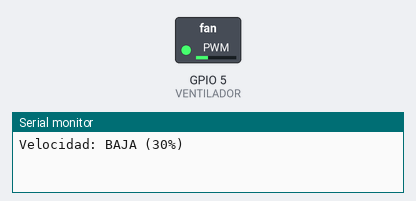
This sketch was run on a simulated ESP32. Shown: switched loads named in the sketch (green lamp = pin HIGH), the last lines printed to the serial monitor.

Above: at 0.05 s.
At 4.5 s:
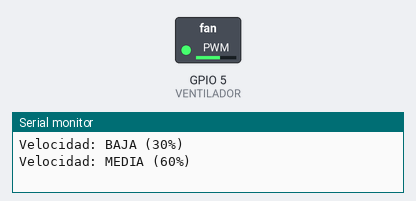
At 9.0 s:
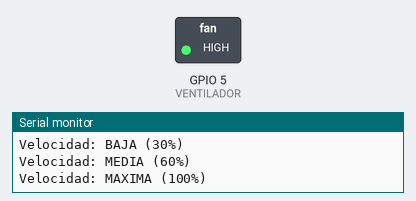
Timing chart, 0 to 11.7 s (numbered marks = the images above):
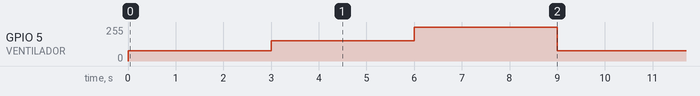

Measured:
- by itself, GPIO 5 (VENTILADOR): repeats every 9.0 s: 152/255 3.0 s, 255/255 3.0 s, 76/255 3.0 s

The sketch:

ventilador_pwm.ino
```cpp
// 1. DECLARAR LIBRERIAS
// #include <WiFi.h>

// 2. DEFINICIÓN O ETIQUETADO DE PINES DE ENTRADA Y SALIDA
#define VENTILADOR 5   // Señal PWM al módulo MOSFET — GPIO 5

// 3. DECLARACION DE CONSTANTES
const int FREQ_PWM  = 5000;  // Frecuencia PWM en Hz
const int RES_PWM   = 8;     // Resolución 8 bits (0 - 255)
const int PASO      = 5;     // Incremento de velocidad por ciclo
const int T_BAJO    = 3000;  // Tiempo a baja velocidad (30%) en ms
const int T_MEDIO   = 3000;  // Tiempo a velocidad media (60%) en ms
const int T_ALTO    = 3000;  // Tiempo a máxima velocidad (100%) en ms

// 4. DECLARACION DE VARIABLES

// 5. DECLARACION DE SUBRUTINAS Y/O FUNCIONES

// 6. CONFIGURACION INICIAL
void setup()
{
  ledcAttach(VENTILADOR, FREQ_PWM, RES_PWM);
  ledcWrite(VENTILADOR, 0);   // Ventilador apagado al inicio

  Serial.begin(115200);
}

// 7. FUNCION INFINITA PRINCIPAL
void loop()
{
  // Velocidad baja — 30%
  ledcWrite(VENTILADOR, 76);
  Serial.println("Velocidad: BAJA (30%)");
  delay(T_BAJO);

  // Velocidad media — 60%
  ledcWrite(VENTILADOR, 153);
  Serial.println("Velocidad: MEDIA (60%)");
  delay(T_MEDIO);

  // Velocidad máxima — 100%
  ledcWrite(VENTILADOR, 255);
  Serial.println("Velocidad: MAXIMA (100%)");
  delay(T_ALTO);
}
```
